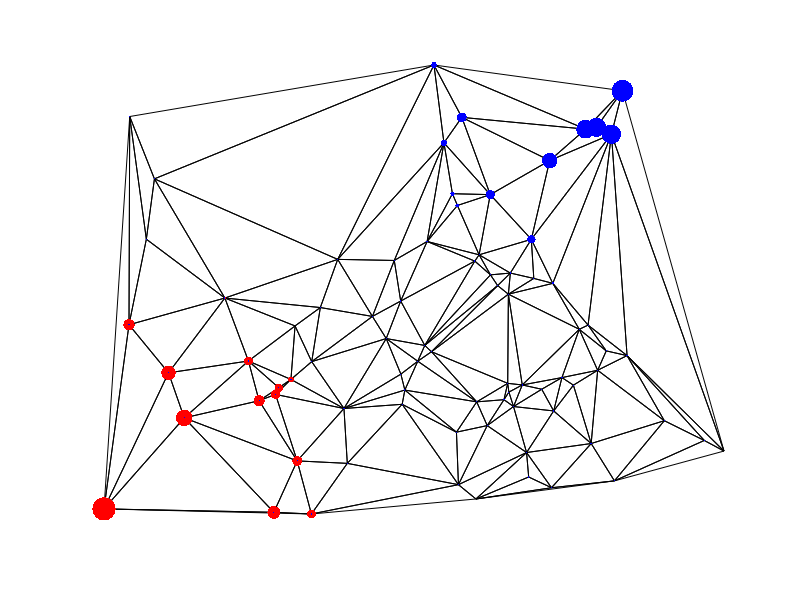

This chart was generated by the following MATLAB code: (Note: this script raises an error after producing the figure.)
%%
% Test for W1 on graph using linprog.


addpath('../toolbox/');
rep = '../results/w1-graph/';
[~,~] = mkdir(rep);

% helpers
normalize = @(x)x/sum(x(:));

% generate a planar graph
N = 80;
X = randn(2,N);
X(2,:) = X(2,:)*.75;
T = delaunay(X(1,:),X(2,:));

I = [T(:,1);T(:,2);T(:,2);T(:,3);T(:,3);T(:,1)];
J = [T(:,2);T(:,1);T(:,3);T(:,2);T(:,1);T(:,3)];
[I,J] = deal(I(I<J), J(I<J));
P = length(I);

% gradient operator
grad = sparse( [1:P 1:P], [I;J]', [ones(P,1) -ones(P,1)], P,N);

clf;
triplot(T,X(1,:),X(2,:));


% edge length
w = sqrt( (X(1,I)-X(1,J)).^2 + (X(2,I)-X(2,J)).^2 );
w = w(:);

% source/sink
[~,s] = min(X(1,:));
d = sqrt( (X(1,s)-X(1,:)).^2 + (X(2,s)-X(2,:)).^2 );
[~,t] = max(d);

% target measures
test = 'diracs';
test = 'spread'; Q = 14; % Q-NN

switch test
    case 'diracs'
        mu = zeros(N,1); mu(s)=1;
        nu = zeros(N,1); nu(t)=1;
    case 'spread'
        v = [s t]; Mu = {};
        for i=1:2
            % distance to target
            x = X(:,v(i));
            d = sqrt( (x(1)-X(1,:)).^2 + (x(2)-X(2,:)).^2 );
            [d,Is] = sort(d, 'ascend'); d = d(1:Q); Is = Is(1:Q);
            Mu{i} = zeros(N,1);
            Mu{i}(Is) = normalize(sqrt( 1-d/d(end) ));
        end
        mu = Mu{1}; nu = Mu{2};
end

%%
% display the measures.

clf; hold on;
triplot(T,X(1,:),X(2,:), 'k');
% vertex according to mass
for i=1:N
    plot(X(1,i),X(2,i), '.', 'MarkerSize', .01 + 50*mu(i)/max(mu), 'color', 'r');
    plot(X(1,i),X(2,i), '.', 'MarkerSize', .01 + 50*nu(i)/max(mu), 'color', 'b');
end
axis equal; axis off;
saveas(gcf, [rep 'inputs.png'], 'png');

%%
% Solve Primal and Dual

% max <u,mu-nu> s.t.  |grad(u)| <= w
cvx_solver sdpt3 % SeDuMi %
cvx_begin quiet % sdp quiet
cvx_precision high;
variable u(N,1); %  real;
% norm( grad*u, Inf ) <= 1;
abs( grad*u ) <= w;
maximize( sum( u .* (mu-nu) ) );
cvx_end

% min |w.*f|_1 s.t.   div(f)=mu-nu
cvx_solver sdpt3 % SeDuMi %
cvx_begin quiet % sdp quiet
cvx_precision high;
variable f(P,1); %  real;
(grad'*f) - (mu-nu)  == 0;
minimize( sum( abs(f).*w ) );
% maximize( sum( abs(f(:)).*w(:) ) );
cvx_end

% plot flow
K = find(abs(f)>1e-3);
clf; hold on;
triplot(T,X(1,:),X(2,:), 'k-');
for k=K'
    plot(X(1,[I(k) J(k)]),X(2,[I(k) J(k)]), 'k', 'LineWidth', 4);
end
% vertex according to mass
for i=1:N
    plot(X(1,i),X(2,i), '.', 'MarkerSize', .01 + 50*mu(i)/max(mu), 'color', 'r');
    plot(X(1,i),X(2,i), '.', 'MarkerSize', .01 + 50*nu(i)/max(mu), 'color', 'b');
end
axis equal; axis off;
saveas(gcf, [rep 'flow.png'], 'png');
saveas(gcf, [rep 'flow.eps'], 'epsc');

% plot distance function
K = find(abs(f)>1e-3);
D = u-min(u(:)); D = D/max(D(:));
h = min(abs( (grad*u) ./ w ), 1);
clf; hold on;
% triplot(T,X(1,:),X(2,:), 'k');
% edge according to saturation index
for k=1:P
    col = h(k) * [0 1 0] + (1-h(k)) * [0 0 0];
    plot(X(1,[I(k) J(k)]),X(2,[I(k) J(k)]), 'color',  col,'LineWidth', 2);
end
% shortest path
%for k=K'
%    plot(X(1,[I(k) J(k)]),X(2,[I(k) J(k)]), 'k:', 'LineWidth', 3);
%end
% vertex according to distance u
for i=1:N
    plot(X(1,i),X(2,i), '.', 'MarkerSize', 30, 'color', [D(i) 0 1-D(i)]);
end
plot(X(1,s),X(2,s), 'r.', 'MarkerSize', 40);
plot(X(1,t),X(2,t), 'b.', 'MarkerSize', 40);
axis equal; axis off;
saveas(gcf, [rep 'potential.png'], 'png');
saveas(gcf, [rep 'potential.epsc'], 'epsc');
